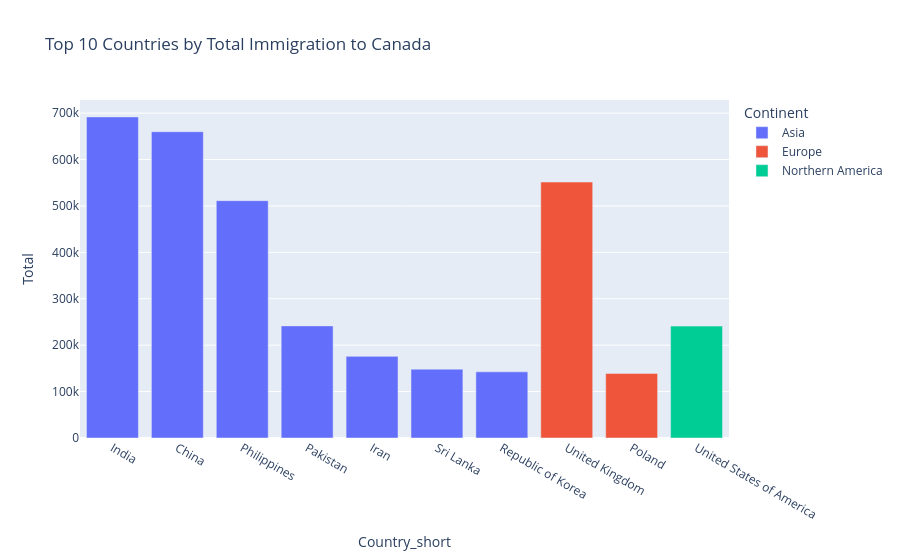

Notebook code cell kept with this figure:
### Markdown cell above
## 10. Top 10 Countries by Total Immigration

Analysis of the countries with the highest total number of immigrants.

This helps highlight the main contributors to immigration to Canada.

### Code cell
top_10 = df.sort_values(by='Total', ascending=False).head(10)

fig = px.bar(
    top_10,
    x='Country_short',
    y='Total',
    color='Continent',
    title='Top 10 Countries by Total Immigration to Canada'
)

fig.show()

### Figure 1 — Plotly figure (JSON) as saved in the notebook; plotly's stock layout.template omitted (floating-point values rounded to 4 significant figures)
{"data": [{"hovertemplate": "Continent=Asia<br>Country_short=%{x}<br>Total=%{y}<extra></extra>", "legendgroup": "Asia", "marker": {"color": "#636efa", "pattern": {"shape": ""}}, "name": "Asia", "orientation": "v", "showlegend": true, "textposition": "auto", "type": "bar", "x": ["India", "China", "Philippines", "Pakistan", "Iran", "Sri Lanka", "Republic of Korea"], "xaxis": "x", "y": [691904, 659962, 511391, 241600, 175923, 148358, 142581], "yaxis": "y"}, {"hovertemplate": "Continent=Europe<br>Country_short=%{x}<br>Total=%{y}<extra></extra>", "legendgroup": "Europe", "marker": {"color": "#EF553B", "pattern": {"shape": ""}}, "name": "Europe", "orientation": "v", "showlegend": true, "textposition": "auto", "type": "bar", "x": ["United Kingdom", "Poland"], "xaxis": "x", "y": [551500, 139241], "yaxis": "y"}, {"hovertemplate": "Continent=Northern America<br>Country_short=%{x}<br>Total=%{y}<extra></extra>", "legendgroup": "Northern America", "marker": {"color": "#00cc96", "pattern": {"shape": ""}}, "name": "Northern America", "orientation": "v", "showlegend": true, "textposition": "auto", "type": "bar", "x": ["United States of America"], "xaxis": "x", "y": [241122], "yaxis": "y"}], "layout": {"barmode": "relative", "legend": {"title": {"text": "Continent"}, "tracegroupgap": 0}, "title": {"text": "Top 10 Countries by Total Immigration to Canada"}, "xaxis": {"anchor": "y", "domain": [0, 1], "title": {"text": "Country_short"}}, "yaxis": {"anchor": "x", "domain": [0, 1], "title": {"text": "Total"}}}}
